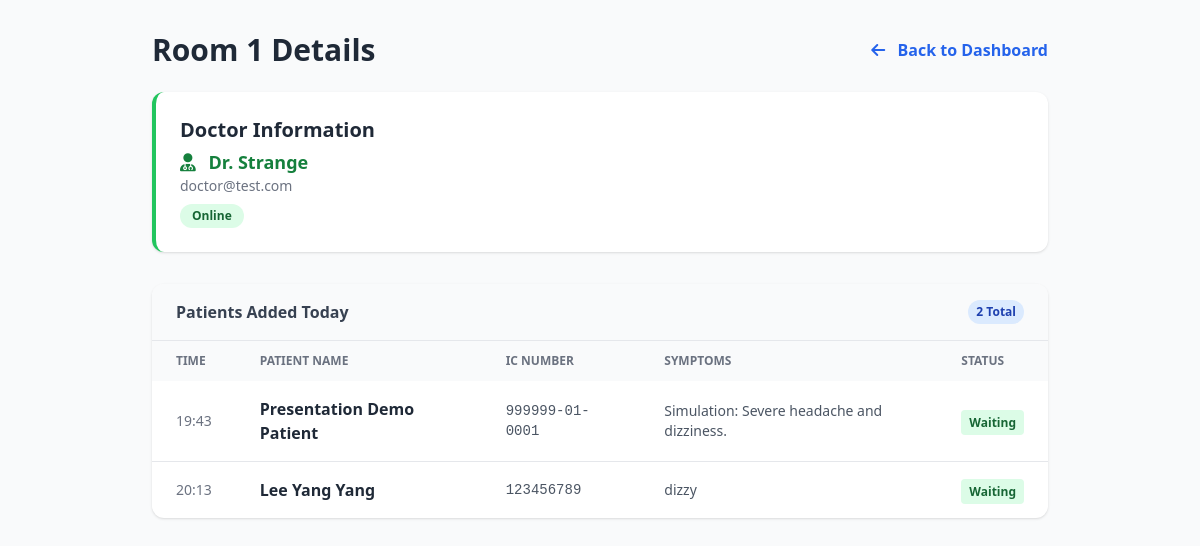
The app's page /nurse/room/1 (signed in), older data.
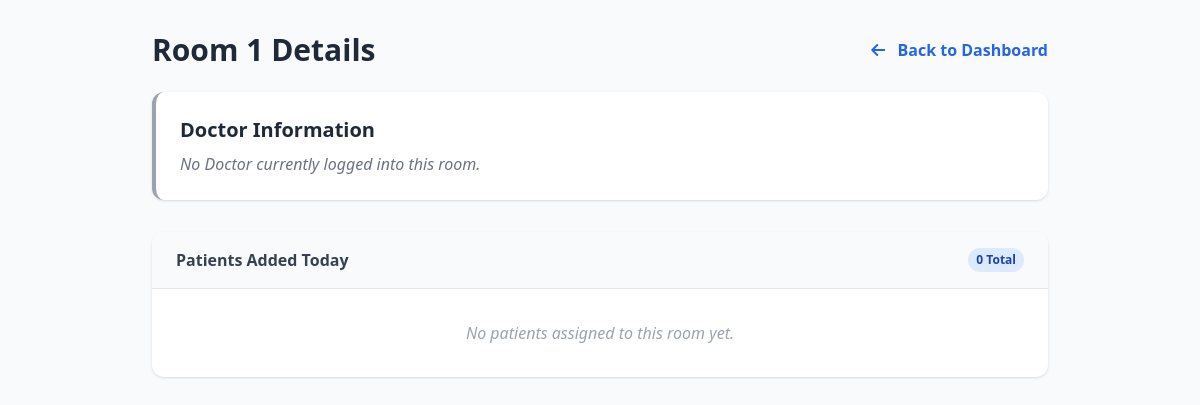
The same page, newer data.
### app.py (models this page shows)
class User(db.Model):
    id = db.Column(db.Integer, primary_key=True)
    name = db.Column(db.String(100), nullable=False)
    email = db.Column(db.String(120), unique=True, nullable=False)
    password_hash = db.Column(db.String(200), nullable=False)
    role = db.Column(db.String(20), nullable=False)
    status = db.Column(db.String(20), default="away")
    room = db.Column(db.String(10), nullable=True)

class Visit(db.Model):
    id = db.Column(db.Integer, primary_key=True)
    patient_id = db.Column(db.Integer, db.ForeignKey("patient.id"), nullable=False)
    doctor_id = db.Column(db.Integer, db.ForeignKey("user.id"), nullable=True)
    assigned_doctor = db.relationship("User", foreign_keys=[doctor_id])
    timestamp = db.Column(db.DateTime, default=datetime.now)
    symptoms = db.Column(db.Text, nullable=False)
    soap_note = db.Column(db.Text)
    status = db.Column(db.String(20), default="waiting")
    room = db.Column(db.String(10), nullable=True)

class Patient(db.Model):
    id = db.Column(db.Integer, primary_key=True)
    ic_number = db.Column(db.String(20), unique=True, nullable=False)
    name = db.Column(db.String(100), nullable=False)
    age = db.Column(db.String(10), nullable=False)
    visits = db.relationship("Visit", backref="patient", lazy=True)

### app.py (the view)
@app.route('/nurse/room/<room_num>')
def view_room_details(room_num):
    if session.get('role') != 'nurse': return redirect('/login')
    doctor = User.query.filter_by(role='doctor', room=room_num, status='online').first()
    visits = Visit.query.filter(
        Visit.room == room_num,
        Visit.status.in_(['waiting', 'in_consultation', 'completed'])
    ).order_by(
        db.case(
            (Visit.status == 'in_consultation', 1),
            (Visit.status == 'waiting', 2),
            (Visit.status == 'completed', 3),
            else_=4
        ),
        Visit.timestamp.asc()
    ).all()
    return render_template('nurse_room_details.html',
                         room_num=room_num,
                         doctor=doctor,
                         visits=visits)

### templates/nurse_room_details.html (shortened to what this page needs)
<!DOCTYPE html>
<html lang="en">
<head>
    <script src="https://cdn.tailwindcss.com"></script>
    <link href="https://cdnjs.cloudflare.com/ajax/libs/font-awesome/6.0.0/css/all.min.css" rel="stylesheet">
</head>
<body class="bg-gray-50 font-sans p-8">
    <div class="max-w-4xl mx-auto">
        <div class="flex justify-between items-center mb-6">
            <h1 class="text-3xl font-bold text-gray-800">
                Room {{ room_num }} Details
            </h1>
            <a href="{{ url_for('nurse_dashboard') }}" class="text-blue-600 hover:underline font-bold">
                <i class="fas fa-arrow-left mr-2"></i> Back to Dashboard
            </a>
        </div>
        <div class="bg-white rounded-xl shadow p-6 mb-8 border-l-4 {{ 'border-green-500' if doctor else 'border-gray-400' }}">
            <h2 class="text-xl font-bold text-gray-800">Doctor Information</h2>
            {% if doctor %}
                <p class="text-lg text-green-700 font-bold mt-1"><i class="fas fa-user-md mr-2"></i> {{ doctor.name }}</p>
                <p class="text-sm text-gray-500">{{ doctor.email }}</p>
                <span class="inline-block mt-2 px-3 py-1 bg-green-100 text-green-800 text-xs font-bold rounded-full">
                    Online
                </span>
            {% else %}
                <p class="text-gray-500 italic mt-2">No Doctor currently logged into this room.</p>
            {% endif %}
        </div>
        <div class="bg-white rounded-xl shadow overflow-hidden">
            <div class="px-6 py-4 border-b bg-gray-50 flex justify-between items-center">
                <h3 class="font-bold text-gray-700">Patients Added Today</h3>
                <span class="bg-blue-100 text-blue-800 text-xs font-bold px-2 py-1 rounded-full">{{ visits|length }} Total</span>
            </div>
            {% if visits %}
            <table class="min-w-full text-left">
                <thead>
                    <tr>
                        <th class="px-6 py-3 bg-gray-50 text-xs font-bold text-gray-500 uppercase">Time</th>
                        <th class="px-6 py-3 bg-gray-50 text-xs font-bold text-gray-500 uppercase">Patient Name</th>
                        <th class="px-6 py-3 bg-gray-50 text-xs font-bold text-gray-500 uppercase">IC Number</th>
                        <th class="px-6 py-3 bg-gray-50 text-xs font-bold text-gray-500 uppercase">Symptoms</th>
                        <th class="px-6 py-3 bg-gray-50 text-xs font-bold text-gray-500 uppercase">Status</th>
                    </tr>
                </thead>
                <tbody class="divide-y divide-gray-200">
                    {% for v in visits %}
                    <tr class="hover:bg-gray-50">
                        <td class="px-6 py-4 text-sm text-gray-500">{{ v.timestamp.strftime('%H:%M') }}</td>
                        <td class="px-6 py-4 font-bold text-gray-800">{{ v.patient.name }}</td>
                        <td class="px-6 py-4 text-sm text-gray-600 font-mono">{{ v.patient.ic_number }}</td>
                        <td class="px-6 py-4 text-sm text-gray-600">{{ v.symptoms }}</td>
                        <td class="px-6 py-4">
                            {% if v.status == 'in_consultation' %}
                                <span class="px-2 py-1 bg-orange-100 text-orange-800 text-xs font-bold rounded">Consulting</span>
                            {% elif v.status == 'waiting' %}
                                <span class="px-2 py-1 bg-green-100 text-green-800 text-xs font-bold rounded">Waiting</span>
                            {% elif v.status == 'completed' %}
                                <span class="px-2 py-1 bg-gray-100 text-gray-600 text-xs font-bold rounded">Completed</span>
                            {% endif %}
                        </td>
                    </tr>
                    {% endfor %}
                </tbody>
            </table>
            {% else %}
            <div class="p-8 text-center text-gray-400 italic">
                No patients assigned to this room yet.
            </div>
            {% endif %}
        </div>
    </div>
</body>
</html>

Row changes from the older to the newer data that the page shows:
no longer on this page (row edited): User: name "Dr. Strange", email "doctor@test.com"
removed Visit: timestamp "19:43", patient.name "Presentation Demo Patient", patient.ic_number "999999-01-0001", symptoms "Simulation: Severe headache and dizziness.", status "Waiting"
removed Visit: timestamp "20:13", patient.name "Lee Yang Yang", patient.ic_number "123456789", symptoms "dizzy", status "Waiting"
Text that changed along with them:
{{ visits|length }}: "2" → "0"
text no longer shown: "Online TIME PATIENT NAME IC NUMBER SYMPTOMS STATUS"
text now shown: "No Doctor currently logged into this room. No patients assigned to this room yet."
